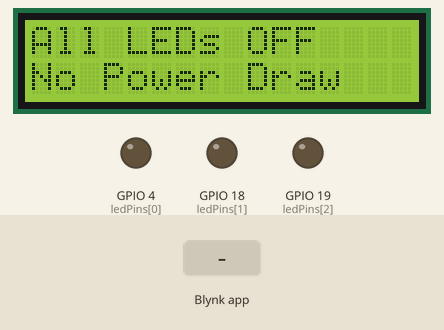
Recording of a sketch running on a simulated ESP32. Parts: 16×2 character LCD, output pins drawn as LEDs (lit = HIGH). Inputs (shaded band) come from the test bench. WiFi joins after 1.5 s; servers stay silent unless stated; what the sketch prints to the serial monitor is not drawn.

Above: at 6.0 s.
6.1 s: Blynk app writes 1 to V3
At 7.6 s:
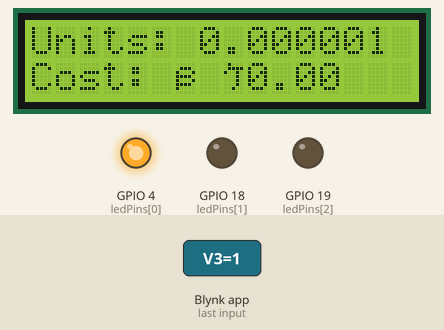
9.1 s: Blynk app writes 1 to V4
At 10.2 s:
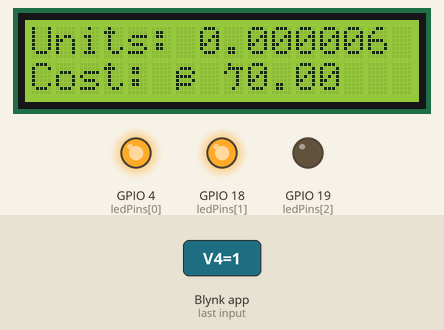
12.1 s: Blynk app writes 0 to V3
At 13.6 s:
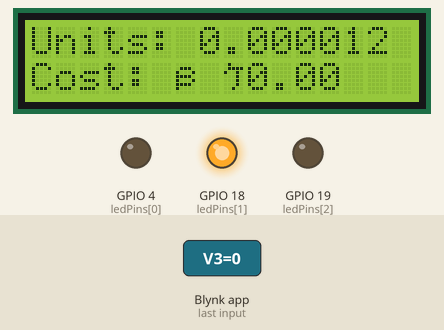
15.1 s: Blynk app writes 1 to V5
At 16.6 s:
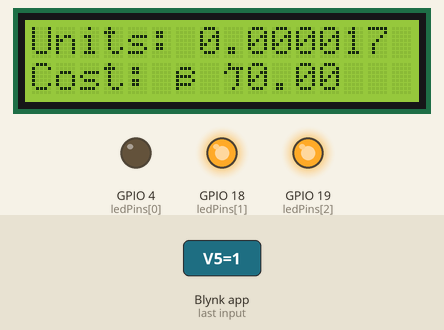
18.1 s: Blynk app writes 0 to V4
At 19.4 s:
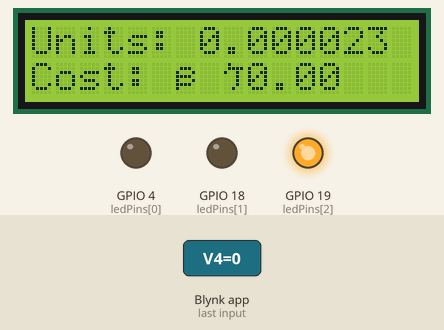
21.1 s: Blynk app writes 200 to V3
At 22.6 s:
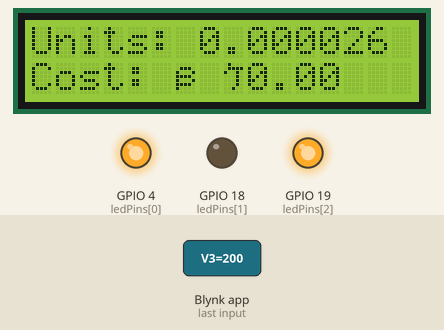
Timing chart, 0 to 24.1 s (numbered marks = the images above; inputs shaded):
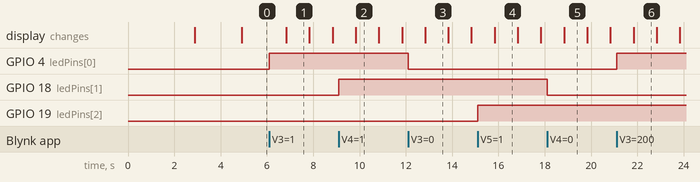

Measured:
- after the input at 6.1 s, GPIO 4 (ledPins[0]): LOW → HIGH at once; the display: changes after 0.73 s (image 1)
- after the input at 9.1 s, GPIO 18 (ledPins[1]): LOW → HIGH at once
- after the input at 12.1 s, GPIO 4 (ledPins[0]): HIGH → LOW at once
- after the input at 15.1 s, GPIO 19 (ledPins[2]): LOW → HIGH at once
- after the input at 18.1 s, GPIO 18 (ledPins[1]): HIGH → LOW at once
- after the input at 21.1 s, GPIO 4 (ledPins[0]): LOW → HIGH at once
- what the display in image 1 shows lasts 1.0 s, from 6.8 s to 7.8 s

The sketch:

final.ino
```cpp
#define BLYNK_TEMPLATE_ID "TMPL3hM8OLlrd"
#define BLYNK_TEMPLATE_NAME "Smart Energy Meter"
#define BLYNK_AUTH_TOKEN "E-ciQL-WOlRQZjvR6NbCAKMjyAb7KLJK"

#include <LiquidCrystal_I2C.h>
#include <WiFi.h>
#include <BlynkSimpleEsp32.h>
#include <Wire.h>

LiquidCrystal_I2C lcd(0x27, 16, 2);

char auth[] = "E-ciQL-WOlRQZjvR6NbCAKMjyAb7KLJK";
char ssid[] = "Redmi 10A";
char pass[] = "prachi567";

BlynkTimer timer;

float totalEnergy_kWh = 0;
unsigned long lastUpdateTime = 0;

const int ledPins[3] = {4, 18, 19};  // GPIOs for 3 LEDs
bool ledStates[3] = {false, false, false};  // State tracking

float energyThreshold = 0.000010; // kWh
bool notified = false;

void setup() {
  Serial.begin(9600);
  delay(1000);

  for (int i = 0; i < 3; i++) {
    pinMode(ledPins[i], OUTPUT);
    digitalWrite(ledPins[i], LOW);
  }

  // Only this line is needed for both WiFi + Blynk
  Blynk.begin(BLYNK_AUTH_TOKEN, ssid, pass);

  lastUpdateTime = millis();
  timer.setInterval(1000L, updateEnergy);

  lcd.init();
  lcd.backlight();
  lcd.clear();
  lcd.setCursor(0, 0);
  lcd.print("Smart Energy");
  lcd.setCursor(0, 1);
  lcd.print("Meter Ready");
  delay(2000);
  lcd.clear();
}


void loop() {
  Blynk.run();
  timer.run();
}

// Blynk Virtual Pin handlers for 3 LEDs
BLYNK_WRITE(V3) { controlLED(0, param.asInt()); }  // LED 1
BLYNK_WRITE(V4) { controlLED(1, param.asInt()); }  // LED 2
BLYNK_WRITE(V5) { controlLED(2, param.asInt()); }  // LED 3

void controlLED(int index, int state) {
  digitalWrite(ledPins[index], state);
  ledStates[index] = (state == 1);
  Serial.print("LED ");
  Serial.print(index + 1);
  Serial.println(state ? " ON" : " OFF");
}

void updateLCD(float energy, float cost) {
  lcd.clear();
  lcd.setCursor(0, 0);
  lcd.print("Units: ");
  lcd.print(energy, 6);

  lcd.setCursor(0, 1);
  lcd.print("Cost: ₹");
  lcd.print(cost, 2);
}

void updateEnergy() {
  unsigned long currentTime = millis();
  float elapsedTimeHours = (currentTime - lastUpdateTime) / 3600000.0;
  lastUpdateTime = currentTime;

  float supplyVoltage = 3.3;
  float ledVoltageDrop = 2.0;
  float resistor = 1000.0;
  float totalPower_W = 0;

  bool anyLedOn = false;
  for (int i = 0; i < 3; i++) {
    int actualState = digitalRead(ledPins[i]);
    if (ledStates[i] && actualState == HIGH) {
      anyLedOn = true;
      float current = (supplyVoltage - ledVoltageDrop) / resistor;
      totalPower_W += supplyVoltage * current;
    }
  }

  if (anyLedOn) {
    totalEnergy_kWh += totalPower_W * elapsedTimeHours;

    float totalCost = calculateSlabCost(totalEnergy_kWh);

    Blynk.virtualWrite(V1, totalEnergy_kWh);
    Blynk.virtualWrite(V2, totalCost);

    if (totalEnergy_kWh >= energyThreshold && !notified) {
      Blynk.logEvent("high_energy_use", "Energy consumption exceeded threshold!");
      notified = true;
    }

    Serial.print("Energy: ");
    Serial.print(totalEnergy_kWh, 6);
    Serial.print(" kWh | Cost: ₹");
    Serial.println(totalCost, 2);

    updateLCD(totalEnergy_kWh, totalCost);
  } else {
    lcd.clear();
    lcd.setCursor(0, 0);
    lcd.print("All LEDs OFF");
    lcd.setCursor(0, 1);
    lcd.print("No Power Draw");
    Serial.println("No LEDs ON - No energy consumption");
  }
}

float calculateSlabCost(float units) {
  float cost = 0;
  if (units <= 100) {
    cost = units * 2.90;
  } else if (units <= 300) {
    cost = (100 * 2.90) + ((units - 100) * 6.50);
  } else if (units <= 500) {
    cost = (100 * 2.90) + (200 * 6.50) + ((units - 300) * 8.00);
  } else {
    cost = (100 * 2.90) + (200 * 6.50) + (200 * 8.00) + ((units - 500) * 9.60);
  }
  return cost;
}
```
